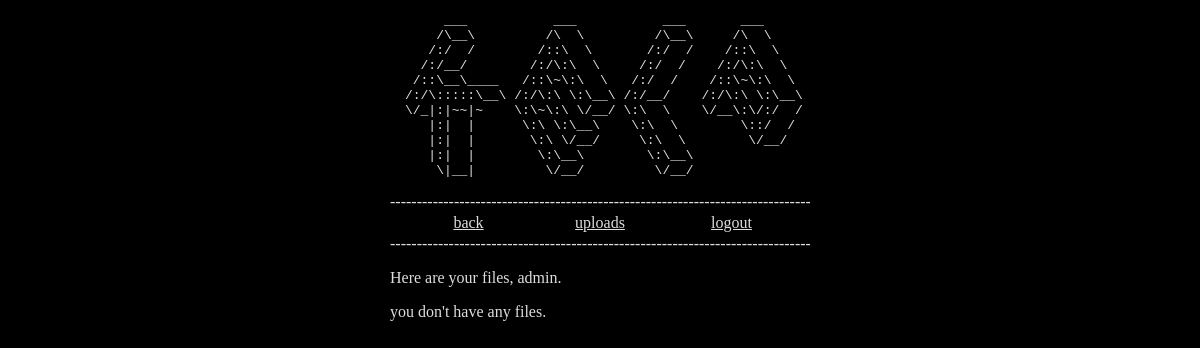
The page /files (signed in) on the database as committed earlier.
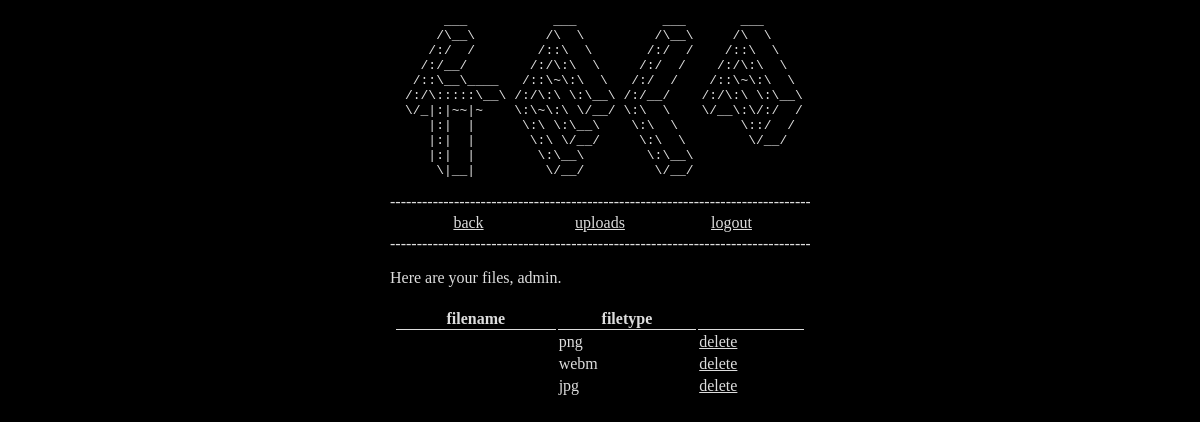
The same page on the database as committed later.
### tables this page shows
CREATE TABLE `files` (
	`fid`	INTEGER NOT NULL PRIMARY KEY AUTOINCREMENT,
	`corr_uid`	INTEGER NOT NULL,
	`filetype`	TEXT NOT NULL,
	`filename`	TEXT NOT NULL
);

### main.py (the view)
@app.route('/files')
def files():
	if session.get('username') != None and get_acc_level(session['username']) == 3:
		cur.execute("SELECT * FROM files")
		files=cur.fetchall()
		if len(files) != 0:
			return render_template('files.html', session=session, files=files)
		else:
			return render_template('files.html', session=session)
	elif session.get('username') != None:
		username = session.get('username')
		uid = get_uid_from_username(username)
		cur.execute("SELECT * FROM files WHERE corr_uid=?", (uid,))
		files=cur.fetchall()
		if len(files) != 0:
			return render_template('files.html', session=session, files=files)
		else:
			return render_template('files.html', session=session)
	else:
		return render_template('files.html', session=session)

### main.py (called while the page is built)
def get_acc_level(user):
	cur.execute("SELECT access_level FROM users WHERE username=?", (user,))
	privilege = cur.fetchone()
	return privilege[0]

def get_uid_from_username(username):
	cur.execute("SELECT uid FROM users WHERE username=?", (username,))
	uid = cur.fetchone()
	return uid[0]

### templates/files.html (shortened to what this page needs)
{% extends "base.html" %}
{% block links %}
			<a href="/">back</a>
			<a href="/upload">uploads</a>
			{% if session['username'] is defined %}
				<a href="/logout">logout</a>
			{% else %}
				<a href="/login">login</a>
			{% endif %}
{% endblock %}
{% block content %}
	{% if session['username'] is defined %}
		<p>Here are your files, {{session['username']}}.</p>
		{% if files is defined %}
			<table class="files">
				<thead>
					<th>filename</th>
					<th>filetype</th>
					<th></th>
				</thead>
					{% for file in files %}
						<tr>
							{% if file[4] is none %}
								<td class="filename"><a href="/{{file[3]}}.{{file[2]}}">{{file[3]}}</a></td>
							{% else %}
								<td class="filename"><a href="/{{file[3]}}.{{file[2]}}">{{file[4]}}</a></td>
							{% endif %}
							<td>{{file[2]}}</td>
							<td><a href="/delete/{{file[3]}}.{{file[2]}}">delete</a></td>
						</tr>
					{% endfor %}
			</table>
		{% else %}
			<p>you don't have any files.</p>
		{% endif %}
	{% else %}
		<p>not logged in.</p>
	{% endif %}
{% endblock %}

Rows that differ between the two databases and show on the page:
added files: filetype "png"
added files: filetype "webm"
added files: filetype "jpg"
Other text that changed with them:
text no longer shown: "you don't have any files."
text now shown: "filename filetype"
